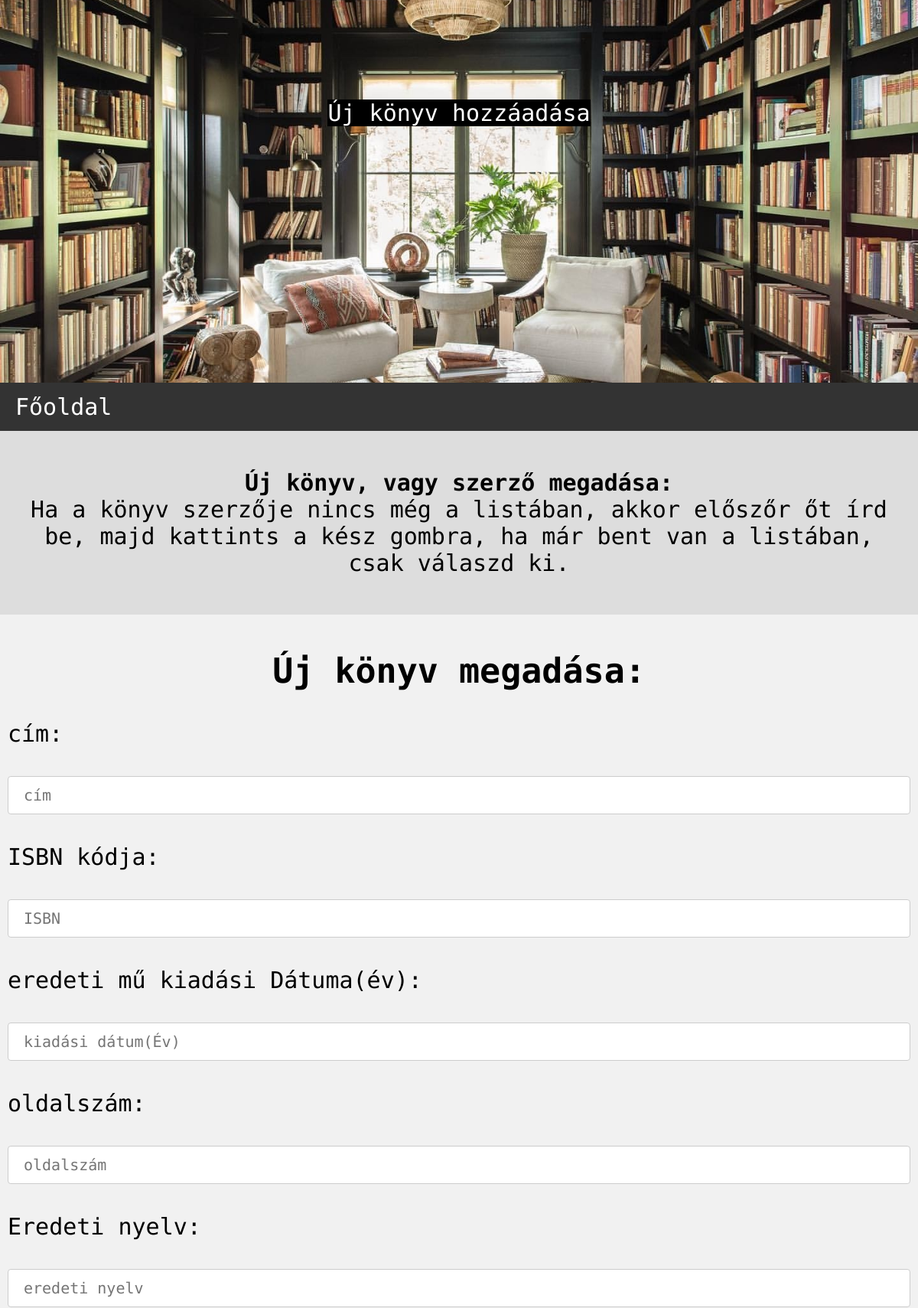
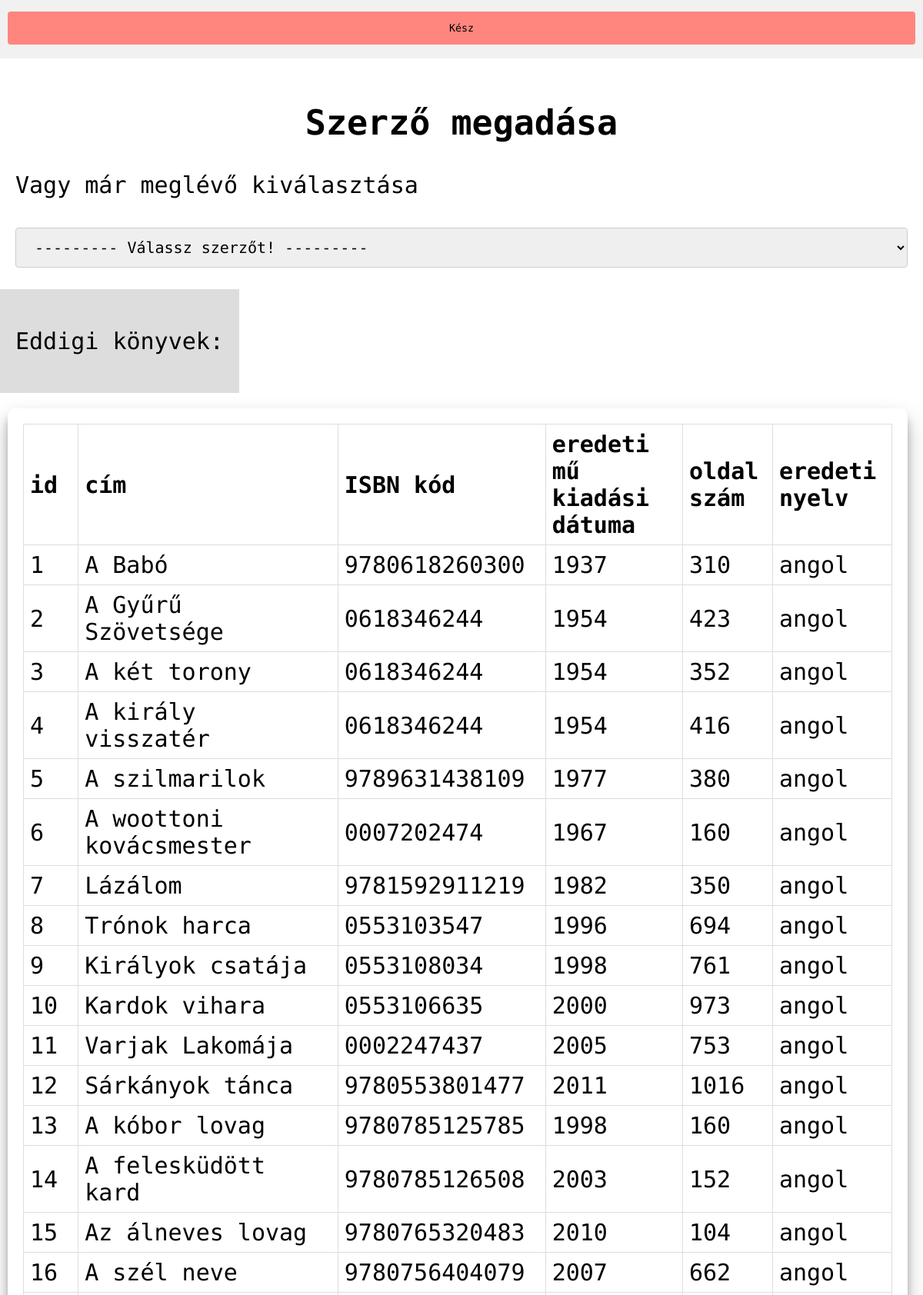
Screenshot of /projektmunka6/index.php (upper part) with the database file from the repository (2 pictures, top to bottom).
### tables this page shows
CREATE TABLE `konyv` (
  `id` int(11) NOT NULL,
  `cim` varchar(50) NOT NULL,
  `ISBN` varchar(50) DEFAULT NULL,
  `kiadasiDatum` int(11) NOT NULL,
  `oldalSzam` int(11) NOT NULL,
  `eredetiNyelv` varchar(50) NOT NULL
);

### projektmunka6/index.php (the view, shortened to what this page needs)
<?php
include_once('php/connect.php');
$sql = "SELECT * FROM konyv";
$result = $conn->query($sql);
?>
<!DOCTYPE html>
<html lang="en">
<head>
    <link rel="stylesheet" href="css/style.css">
</head>
<body>
    <div class="header">
        <p><span>Új könyv hozzáadása</span></p>
    </div>
    <div class="navbar">
        <a href="../index.html" class="nav-fooldal">Főoldal</a>
    </div>
    <div class="row">
        <div class="footer">
            <div class="footerImpressum">
                <p><b>Új könyv, vagy szerző megadása:</b><br>Ha a könyv szerzője nincs még a listában, akkor előszőr őt írd be, majd kattints a kész gombra, ha már bent van a listában, csak válaszd ki.</p>
            </div>
        </div>
        <div class="side">
            <h2 class="title">Új könyv megadása:</h2>
            <form action="php/postKonyv.php" method="post" class="form">
                <p>cím:</p>
                <input type="text" name="cim" placeholder="cím" required>
                <p>ISBN kódja:</p>
                <input type="text" name="ISBN" placeholder="ISBN">
                <p>eredeti mű kiadási Dátuma(év):</p>
                <input type="text" name="kiadasiDatum" placeholder="kiadási dátum(Év)" required>
                <p>oldalszám:</p>
                <input type="text" name="oldalSzam" placeholder="oldalszám" required>
                <p>Eredeti nyelv:</p>
                <input type="text" name="eredetiNyelv" placeholder="eredeti nyelv" required>
                <input type="submit" id="kesz" value="Kész">
            </form>
        </div>
        <div class="main">
            <h2 class="title">Szerző megadása</h2>
            <p>Vagy már meglévő kiválasztása</p>
            <form action="php/postSzerzo.php" method="post" class="form">
                <div id="select">
                    <select name="szerzok" id="szerzok" class="select" name="select">
                        <option>--------- Válassz szerzőt! ---------</option>
                    </select>
                </div>
            </form>
        </div>
    </div>
    <br>
    <div class="footer">
        <div class="footerImpressum">
            <p>Eddigi könyvek:</p>
        </div>
    </div>
    <div class="tab">
        <table>
            <tr>
                <th>id</th>
                <th>cím</th>
                <th>ISBN kód</th>
                <th>eredeti mű kiadási dátuma</th>
                <th>oldal szám</th>
                <th>eredeti nyelv</th>
            </tr>
            <?php
            while ($rows = $result->fetch_assoc()) {
            ?>
                <tr>
                    <td><?php echo $rows['id'] ?></td>
                    <td><?php echo $rows['cim'] ?></td>
                    <td><?php echo $rows['ISBN'] ?></td>
                    <td><?php echo $rows['kiadasiDatum'] ?></td>
                    <td><?php echo $rows['oldalSzam'] ?></td>
                    <td><?php echo $rows['eredetiNyelv'] ?></td>
                </tr>
            <?php
            }
            ?>
        </table>
    </div>
</body>
</html>

### projektmunka6/css/style.css (style rules this page uses)
* { box-sizing: border-box; font-family: 'Roboto Mono'; }
body { font-family: Arial, Helvetica, sans-serif; margin: 0; font-size: 30px; }
.header { padding: 100px; text-align: center; background-color: violet; background-image: url(../pictures/főoldal.jpg); height: 500px; background-position: center; background-repeat: no-repeat; background-size: cover; color: white; }
.navbar { overflow: hidden; background-color: #333; position: sticky; position: -webkit-sticky; top: 0; }
.navbar a { float: left; display: block; color: white; text-align: center; padding: 14px 20px; text-decoration: none; }
.row { display: -ms-flexbox; display: flex; -ms-flex-wrap: wrap; flex-wrap: wrap; }
.side { -ms-flex: 20%; flex: 10%; background-color: #f1f1f1; padding: 10px; }
.main { -ms-flex: 90%; flex: 90%; background-color: white; padding: 20px; }
.footer { padding: 20px; text-align: center; background: #ddd; }
table { font-family: arial, sans-serif; border-collapse: collapse; width: 100%; }
td, th { border: 1px solid #dddddd; text-align: left; padding: 8px; }
span { background-color: black; }
.title { text-align: center; }
input[type=text], select { font-family: 'Roboto Mono'; font-size: 20px; width: 100%; padding: 12px 20px; margin: 8px 0; display: inline-block; border: 1px solid #ccc; border-radius: 4px; box-sizing: border-box; }
input[type=submit] { width: 100%; background-color: #FF867F; color: 61616; padding: 14px 20px; margin: 8px 0; border: none; border-radius: 4px; cursor: pointer; }
.tab { flex: 100%; background-color: white; padding: 20px; margin-top: 20px; margin-left: 10px; margin-right: 20px; margin-bottom: 35px; border-radius: 10px; box-shadow: 0 14px 28px rgba(0, 0, 0, 0.25), 0 10px 10px rgba(0, 0, 0, 0.22); }
a { color: white; }

### rows the page displays
konyv: id "1", cim "A Babó", ISBN "9780618260300", kiadasiDatum "1937", oldalSzam "310", eredetiNyelv "angol"
konyv: id "2", cim "A Gyűrű Szövetsége", ISBN "0618346244", kiadasiDatum "1954", oldalSzam "423", eredetiNyelv "angol"
konyv: id "3", cim "A két torony", ISBN "0618346244", kiadasiDatum "1954", oldalSzam "352", eredetiNyelv "angol"
konyv: id "4", cim "A király visszatér", ISBN "0618346244", kiadasiDatum "1954", oldalSzam "416", eredetiNyelv "angol"
konyv: id "5", cim "A szilmarilok", ISBN "9789631438109", kiadasiDatum "1977", oldalSzam "380", eredetiNyelv "angol"
konyv: id "6", cim "A woottoni kovácsmester", ISBN "0007202474", kiadasiDatum "1967", oldalSzam "160", eredetiNyelv "angol"
konyv: id "7", cim "Lázálom", ISBN "9781592911219", kiadasiDatum "1982", oldalSzam "350", eredetiNyelv "angol"
konyv: id "8", cim "Trónok harca", ISBN "0553103547", kiadasiDatum "1996", oldalSzam "694", eredetiNyelv "angol"
konyv: id "9", cim "Királyok csatája", ISBN "0553108034", kiadasiDatum "1998", oldalSzam "761", eredetiNyelv "angol"
konyv: id "10", cim "Kardok vihara", ISBN "0553106635", kiadasiDatum "2000", oldalSzam "973", eredetiNyelv "angol"
konyv: id "11", cim "Varjak Lakomája", ISBN "0002247437", kiadasiDatum "2005", oldalSzam "753", eredetiNyelv "angol"
konyv: id "12", cim "Sárkányok tánca", ISBN "9780553801477", kiadasiDatum "2011", oldalSzam "1016", eredetiNyelv "angol"
konyv: id "13", cim "A kóbor lovag", ISBN "9780785125785", kiadasiDatum "1998", oldalSzam "160", eredetiNyelv "angol"
konyv: id "14", cim "A felesküdött kard", ISBN "9780785126508", kiadasiDatum "2003", oldalSzam "152", eredetiNyelv "angol"
konyv: id "15", cim "Az álneves lovag", ISBN "9780765320483", kiadasiDatum "2010", oldalSzam "104", eredetiNyelv "angol"
konyv: id "16", cim "A szél neve", ISBN "9780756404079", kiadasiDatum "2007", oldalSzam "662", eredetiNyelv "angol"
